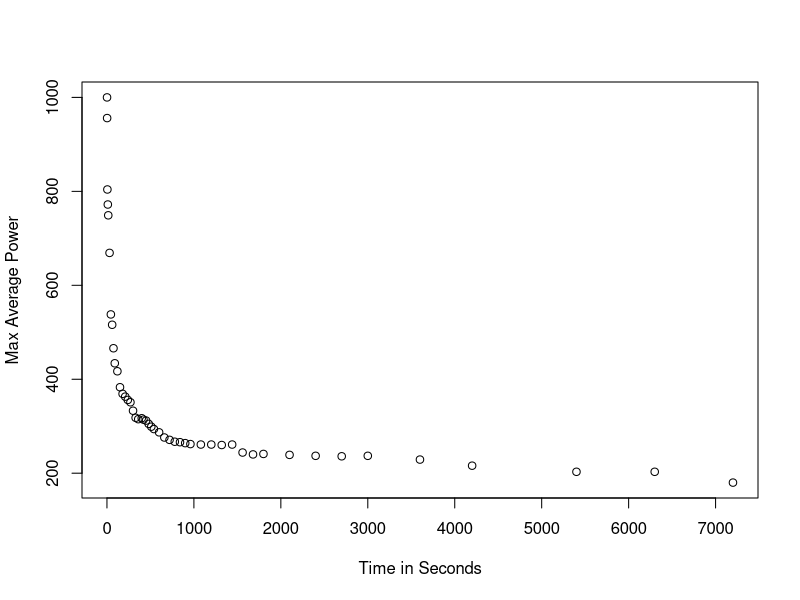
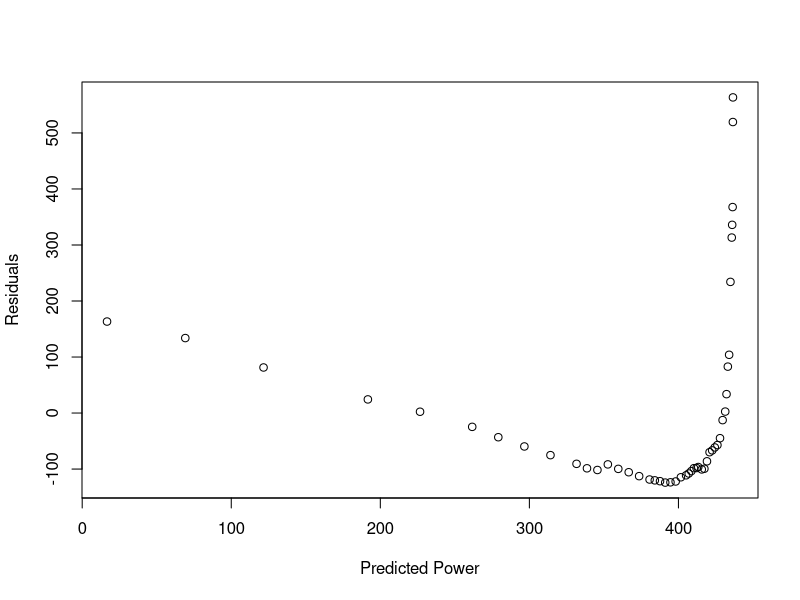
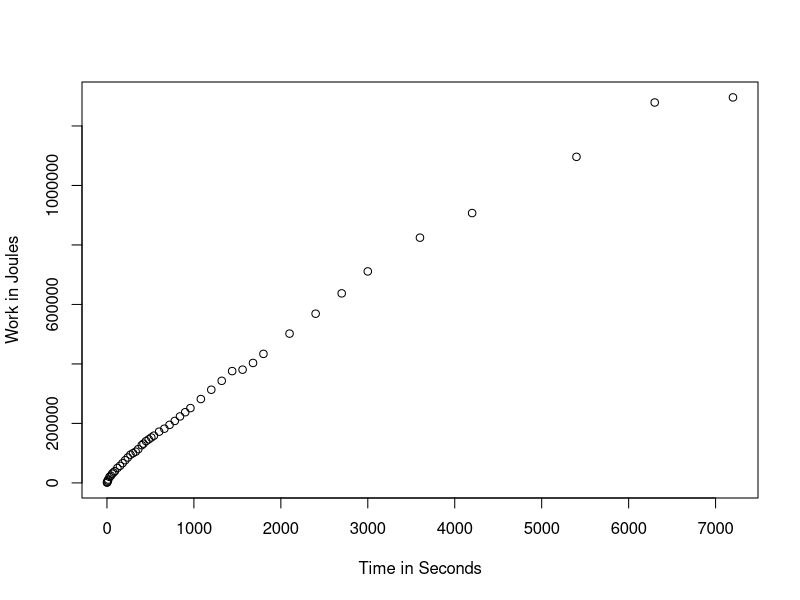
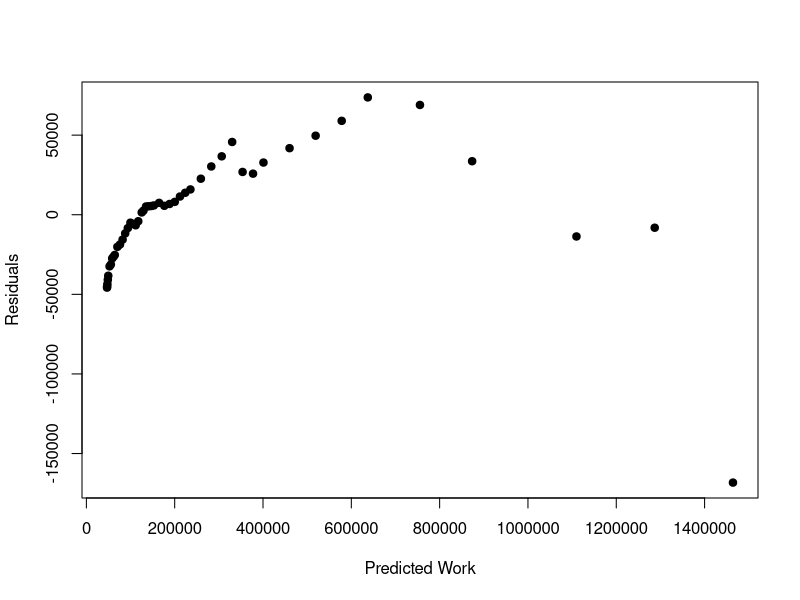
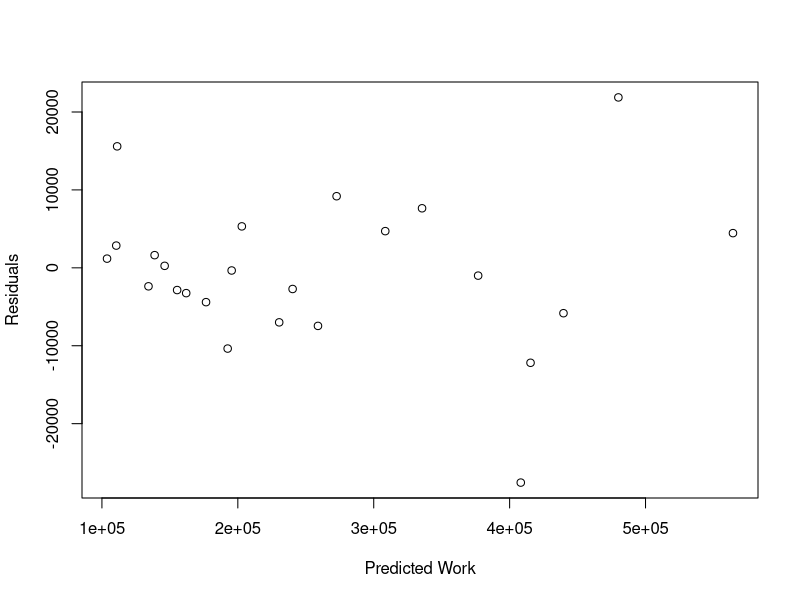

Reproduce these figures in R, in order.
## ---- chunk 1
power_curve = read.table("power_curve.csv", header = TRUE, sep = ",")
## ---- chunk 2
plot(power_curve$time_sec, power_curve$power_watts, xlab = "Time in Seconds", ylab = "Max Average Power")
## ---- chunk 3
watts_model = lm(power_watts ~ time_sec, data = power_curve)
summary(watts_model)
power_curve$watts_res = residuals(watts_model)
power_curve$watts_pred = predict(watts_model)
plot(power_curve$watts_pred, power_curve$watts_res, xlab = "Predicted Power", ylab = "Residuals")
## ---- chunk 4
plot(power_curve$time_sec, power_curve$work_j, xlab = "Time in Seconds", ylab = "Work in Joules")
## ---- chunk 5
joules_cp_model = lm(work_j ~ time_sec, data = power_curve)
summary(joules_cp_model)
## ---- chunk 6
power_curve$res = residuals(joules_cp_model)
power_curve$pred = predict(joules_cp_model)

plot(power_curve$pred, power_curve$res, pch = 19, xlab = "Predicted Work", ylab = "Residuals")
## ---- chunk 7
shapiro.test(power_curve$work_j)
## ---- chunk 8
power_curve$leverage = hatvalues(joules_cp_model)
## ---- chunk 9
require(MASS)
power_curve$stud_res = stdres(joules_cp_model)
qt(.025, 46)
## ---- chunk 10
require(car)
durbinWatsonTest(joules_cp_model)
## ---- chunk 11
fixed_power_curve = read.table("power_curve_fixed.csv", header = TRUE, sep = ",")
fixed_joules_model = lm(work_j ~ time_sec, data = fixed_power_curve)
summary(fixed_joules_model)
## ---- chunk 12
auto_joules_model = ar.ols(fixed_power_curve$work_j, order.max = 46, demean = F, intercept = T)
auto_joules_model
## ---- chunk 13
for(i in 1:23) {
lag = NA
lag[(i+1):47] = fixed_power_curve$work_j[1:(47-i)]
fixed_power_curve = cbind(fixed_power_curve, lag)
}

colnames(fixed_power_curve) = c("power_watts", "work_j", "time_sec", "lag1", "lag2", "lag3", "lag4", "lag5", "lag6", "lag7", "lag8", "lag9", "lag10", "lag11", "lag12", "lag13", "lag14", "lag15", "lag16", "lag17", "lag18", "lag19", "lag20", "lag21", "lag22", "lag23")
## ---- chunk 14
auto_regression = lm(work_j ~ lag1 + lag9 + lag10 + lag17, data = fixed_power_curve)
summary(auto_regression)
anova(auto_regression)
## ---- chunk 15
fixed_power_curve$auto_res[24:47] = residuals(auto_regression)
fixed_power_curve$auto_pred[24:47] = predict(auto_regression)
plot(fixed_power_curve$auto_pred, fixed_power_curve$auto_res, xlab = "Predicted Work", ylab = "Residuals")
## ---- chunk 16
durbinWatsonTest(auto_regression)
## ---- chunk 17
new_time = data.frame(time_sec=c(1290, 195))
predict(fixed_joules_model, newdata = new_time)
